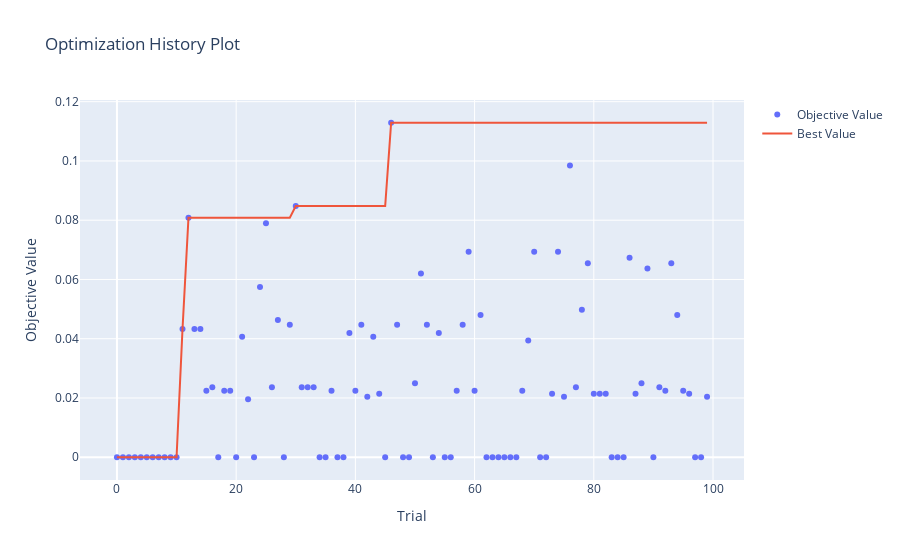

Source (notebook cell):
### Code cell
optuna.visualization.plot_optimization_history(**{"study": study})
